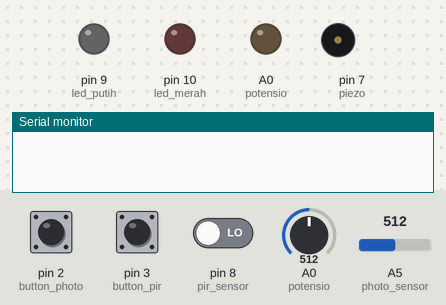
The sketch below on a simulated Arduino Uno, built with avr-gcc and run on an emulated ATmega328P. On the bench: output pins drawn as LEDs (lit = HIGH), buzzer (waves = sounding, pin HIGH), the last lines printed to the serial monitor. Inputs (shaded band) come from the test bench; at power-on: pin 3 (button_pir) LOW, A0 (potensio) = 512, pin 2 (button_photo) HIGH, pin 8 (pir_sensor) LOW, A5 (photo_sensor) = 512.

Above: at 1.2 s.
1.3 s: pin 3 (button_pir) driven HIGH
At 2.7 s:
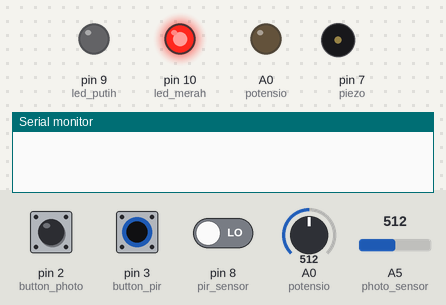
5.8 s: pin 3 (button_pir) pulsed LOW 5 times (0.12 s each, 0.3 s apart)
8.8 s: A0 (potensio) set to 122
At 11.67 s:
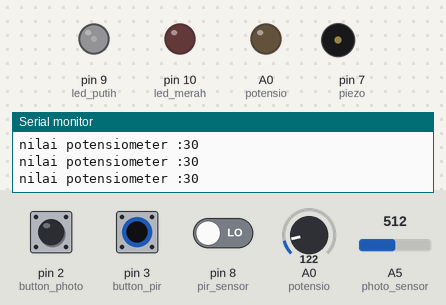
11.8 s: A0 (potensio) set to 716
At 12.9 s:
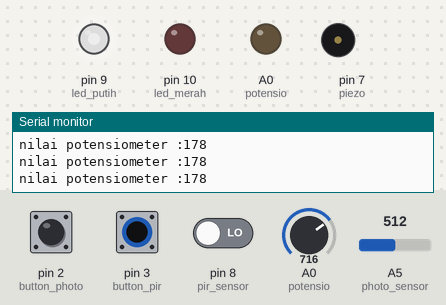
13.3 s: A0 (potensio) set to 900
At 13.6 s:
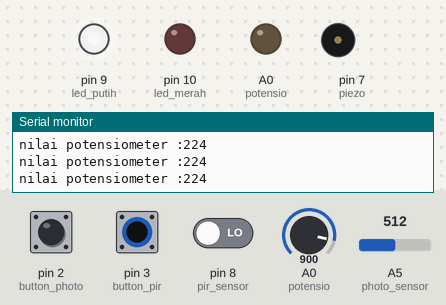
14.8 s: pin 2 (button_photo) pulled LOW for 0.15 s
At 16.3 s:
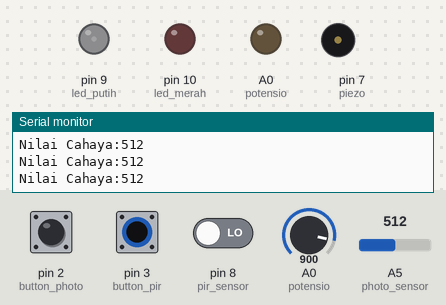
Timing chart, 0 to 17.8 s (numbered marks = the images above; inputs shaded):
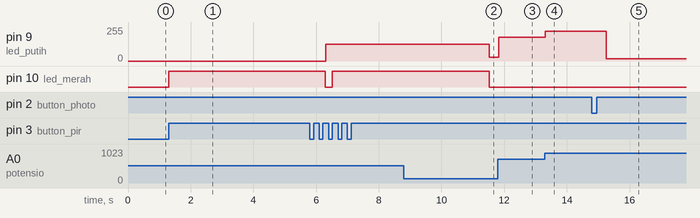

Measured:
- after the input at 1.3 s, pin 10 (led_merah): LOW → HIGH at once
- after the input at 8.8 s, pin 9 (led_putih): 127/255 → 30/255 after 2.7 s
- after the input at 11.8 s, pin 9 (led_putih): 30/255 → 178/255 at once
- after the input at 13.3 s, pin 9 (led_putih): 178/255 → 224/255 at once
- after the input at 14.8 s, pin 9 (led_putih): 224/255 → 18/255 after 0.45 s

The sketch:

Program_Code_Automatic_Lamp_and_Motion_Detected.ino
```cpp
// Program Automatic Lamp and Motion Detection

const int photo_sensor = A5;   // deklarasikan PHOTORESISTOR di pin A5
const int led_putih = 9;      // delarasikan LED PUTIH di pin 9
const int button_photo = 2;   // deklarasikan BUTTON PIN PHOTORESISTOR di pin 2
const int potensio = A0;      // deklarasikan POTENSIOMETER di pin A0
int nilai_ambang_cahaya = 550;   // nilai ambang batas cahaya, disesuaikan dengan kondisi lingkungan
bool state_button_photo = false; // status tombol PUSH BUTTON PHOTORESISTOR

const int pir_sensor = 8;      // deklarasikan PIR SENSOR di pin 8
const int led_merah = 10;      // deklarasikan LED MERAH di pin 10
const int piezo = 7;         // deklarasikan PIEZO di pin 7
const int button_pir = 3;      // deklarasikan PUSH BUTTON PIR SENSOR di pin 3
bool state_button_pir = false; // Status variabel PUSH BUTTON PIR SENSOR

void setup() {
  pinMode(photo_sensor, INPUT);
  pinMode(led_putih, OUTPUT);
  pinMode(button_photo, INPUT_PULLUP);
  pinMode(potensio, OUTPUT);
  pinMode(pir_sensor, INPUT);
  pinMode(led_merah, OUTPUT);
  pinMode(piezo, OUTPUT);
  pinMode(button_pir, INPUT_PULLUP);
  Serial.begin(9600);
}

// program untuk Photoresistor
void Photoresistor () {
   // Cek apakah tombol push button ditekan (status LOW(0) kalau ditekan)
  if (digitalRead(button_photo) == LOW) {
    state_button_photo = !state_button_photo; // Ubah status program photoresistor (False menjadi True)
    while (digitalRead(button_photo) == LOW) {} // Tunggu hingga tombol dilepaskan
  }

  // Program Photoresistor
  if (state_button_photo) { // Jika True
    // Maka program photoresistor diaktifkan (HIGH)
    int lightValue = analogRead(photo_sensor); // Baca nilai cahaya dari sensor photoresistor
    Serial.print("Nilai Cahaya:");
    Serial.println(lightValue);             // Tampilkan nilai cahaya pada serial monitor
    delay(300);

    // Kontrol lampu berdasarkan tingkat cahaya
    if (lightValue >= nilai_ambang_cahaya) {
      // Matikan lampu jika nilai cahaya di atas ambang batas
      digitalWrite(led_putih, LOW);
    }
    else {
      // Nyalakan lampu dan atur kecerahan sesuai dengan nilai cahaya yang terdeteksi
      digitalWrite(led_putih, HIGH);
      int brightness = map(lightValue, 0, nilai_ambang_cahaya, 255, 0);
      analogWrite(led_putih, brightness);
    }
  }

  // Program Potensiometer
    else { // Jika False (kondisi awal apabila push button belum ditekan)
    // Atau apabila push button ditekan lagi setelah ditekan (Program photoresistor dimatikan)
    int potValue = analogRead(potensio); // Variabel potValue untuk baca nilai potensiometer
    int brightness = map(potValue, 0, 1023, 0, 255);
    Serial.print("nilai potensiometer :");
    Serial.println(brightness);
    analogWrite(led_putih, brightness);
  }
  delay(10); // Tunda selama 10 milidetik
}

// program untuk PIR Sensor
void PIR() {
  // Cek apakah Tombol Push Button ditekan (LOW(0) kalau ditekan)
  if (digitalRead(button_pir) == LOW) {
    state_button_pir = !state_button_pir; // Ubah status program PIR Sensor
    while (digitalRead(button_pir) == LOW) {} // Tunggu hingga tombol dilepaskan
     digitalWrite(led_merah, HIGH);
    delay(5000);
    digitalWrite(led_merah, LOW);
  }
  // Jika program PIR Sensor diaktifkan (HIGH)
  if (state_button_pir) {
      int pirValue = digitalRead(pir_sensor);  // variabel pirValue untuk baca nilai dari PIR Sensor
      // Jika PIR SENSOR mendeteksi gerakan
      if (pirValue == HIGH) {
        Serial.println("Gerakan Terdeteksi!");
        digitalWrite(led_merah, HIGH);   // Nyalakan Lampu LED MERAH
        tone(piezo, 1000);               // Nyalakan Suara PIEZO
        delay(1000);                      // Durasi selama 500 milidetik
        digitalWrite(led_merah, LOW);    // Matikan Lampu LED MERAH
        noTone(piezo);                   // Matikan Suara PIEZO
      }
    }
  delay(10);
}

void loop() {
    PIR();
    Photoresistor();
}
```
